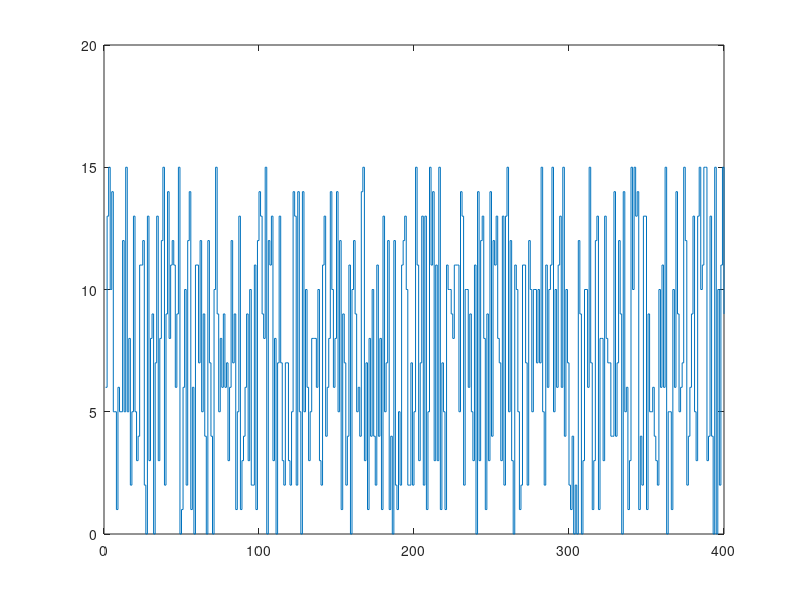
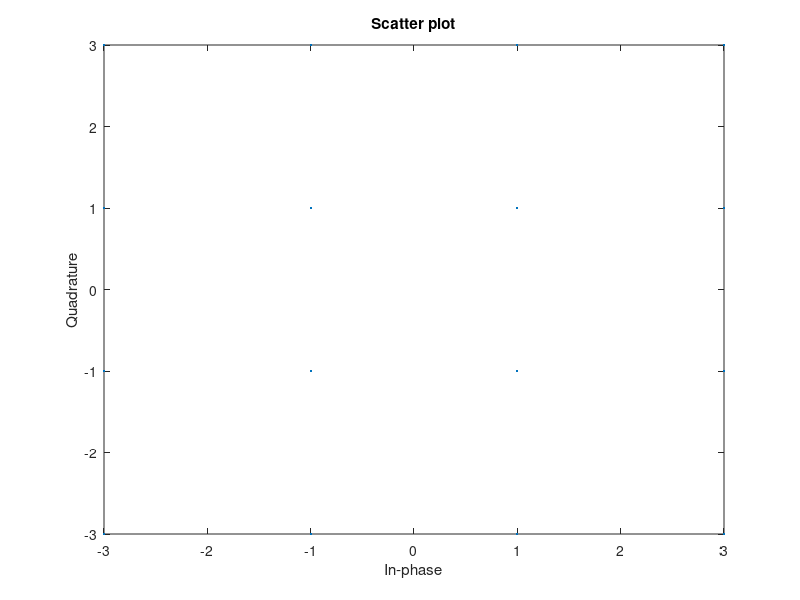
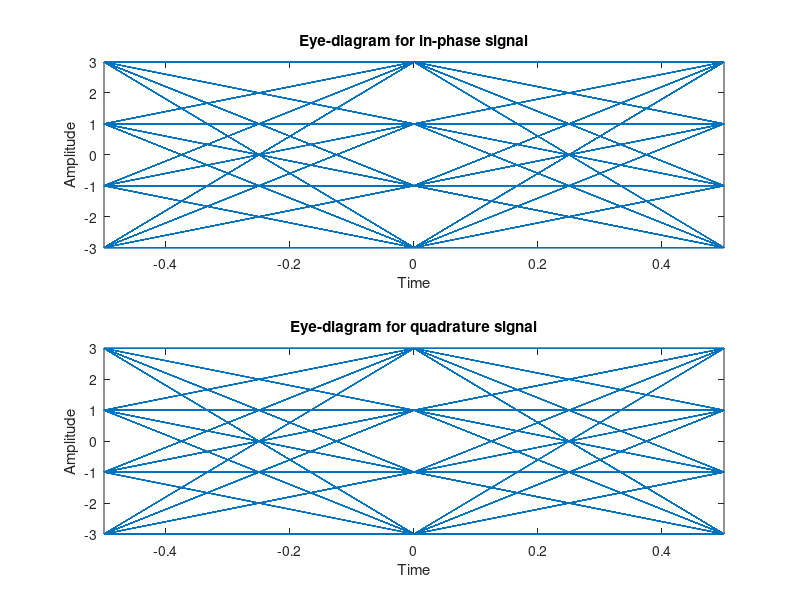
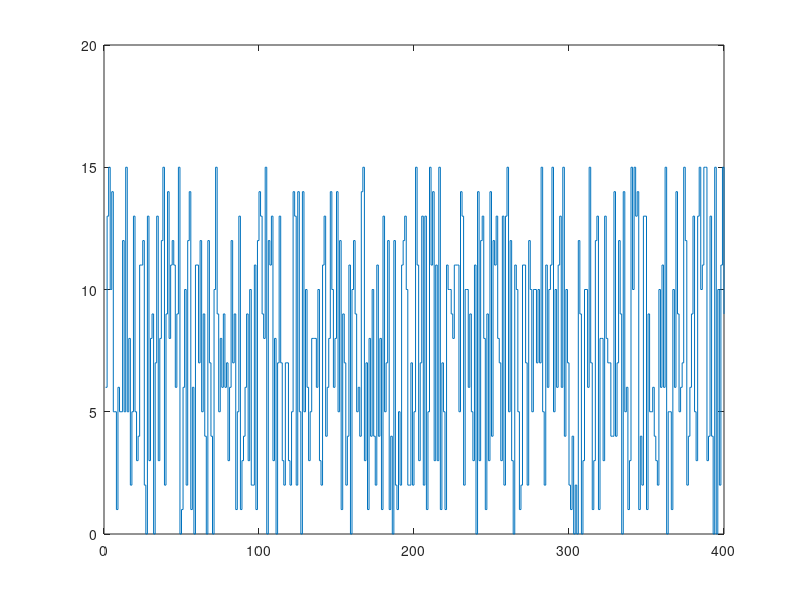

MATLAB code for these plots, in order:
clc; clear all;
M = 16;
% data = randi([0 15], 1, 4);
% data = (0:15)';
% [X, Y] = stairs(data);
% plot(X, Y)
% axis([0 11 0 16])
% y = qammod(data, M);
% scatterplot(y)
% fc = 1000;

k = log2(M);
data = randi([0 15],100*k,1);

figure;
stairs(data)

txSig = qammod(data,M);
scatterplot(txSig)
eyediagram(txSig,2);

rxSig = awgn(txSig,25);
rxData = qamdemod(rxSig, M);

figure;
stairs(rxData)
scatterplot(rxSig)
eyediagram(rxSig,2);
